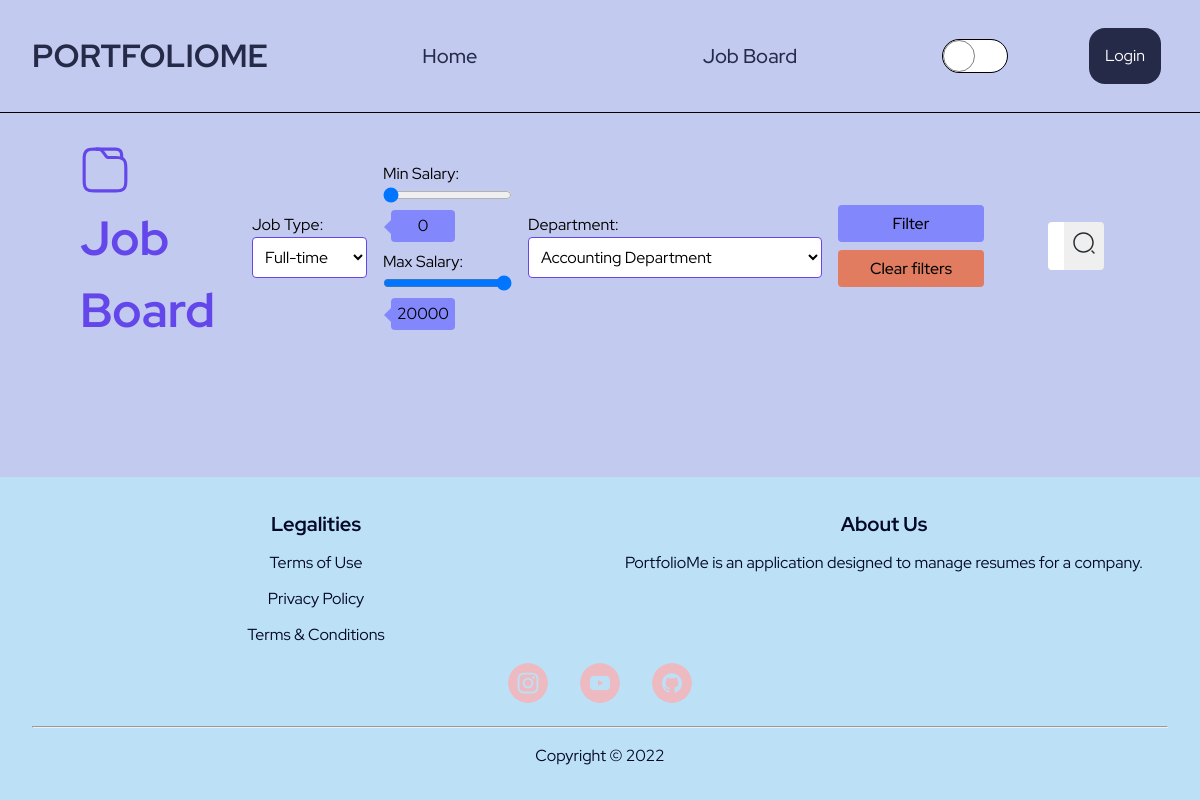
Page /job_board on the earlier database version.
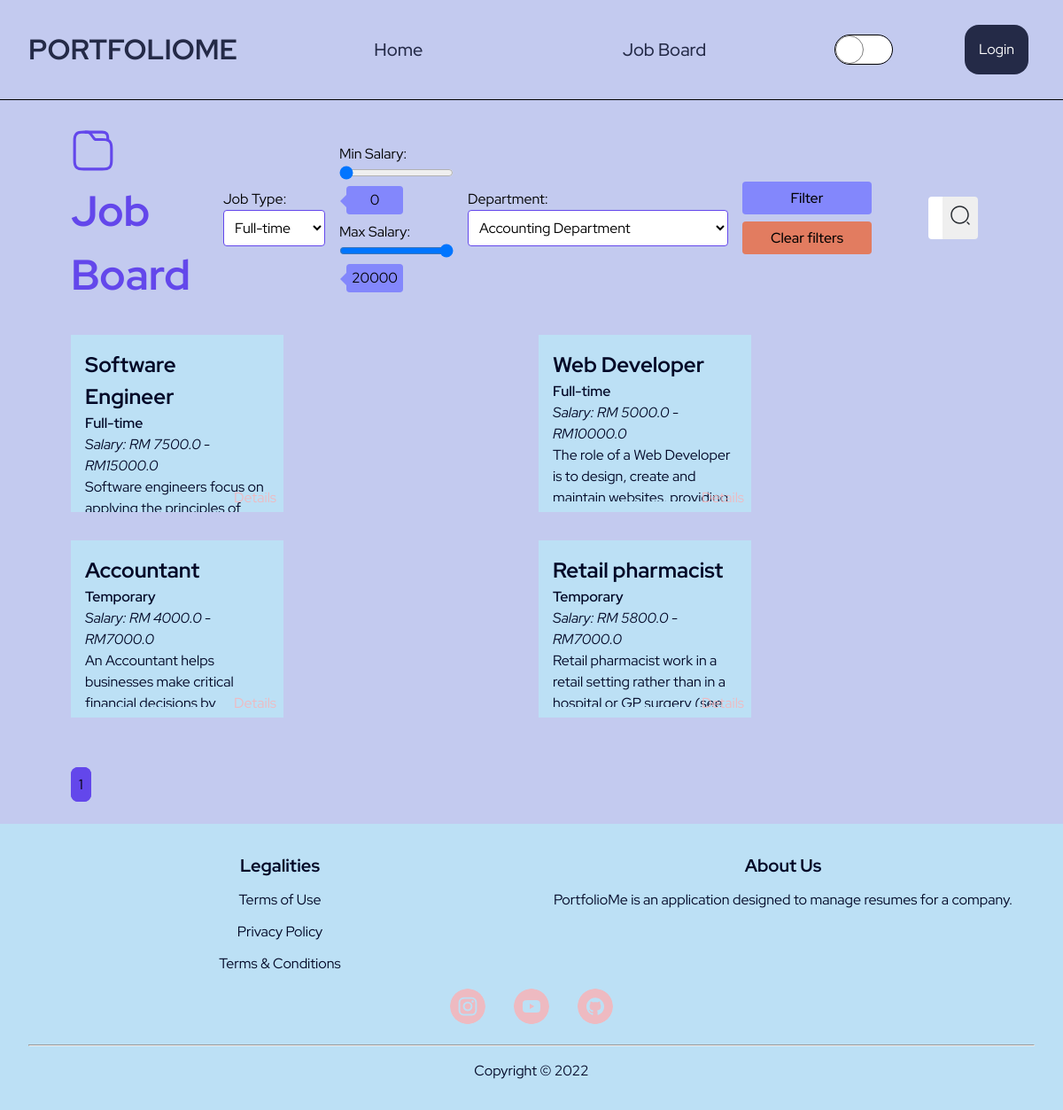
Same page on the later database version.
### PortfolioMe/models.py (models this page shows, shortened)
class JobBoard(db.Model):
    __tablename__ = 'jobboard'
    id = db.Column(db.Integer, primary_key=True)
    name = db.Column(db.String(50), nullable=False)
    highlights = db.Column(db.String(200), nullable=False)
    description = db.Column(db.Text, nullable=False)
    department = db.Column(db.String(50), nullable=False)
    min_salary = db.Column(db.Float, nullable=False)
    max_salary = db.Column(db.Float, nullable=False)
    position_level = db.Column(db.String(20), nullable=False)
    years_of_experience = db.Column(db.String(10), nullable=False)
    job_type = db.Column(db.String(10), nullable=False)
    specializations = db.Column(db.String(50), nullable=False)
    job_image = db.Column(db.String(50), nullable=False)
    resumes_submitted_list = db.relationship(
        'Resume', backref='associated_job_board', lazy=True)

### PortfolioMe/client/routes.py (the view, shortened to what this page needs)
@client.route("/job_board", methods=["GET", "POST"])
def job_board():
    JOBS_PER_PAGE = 12
    page = request.args.get('page', default=1, type=int)
    if current_user.is_authenticated:
        jobs = JobBoard.query.filter(not_(JobBoard.resumes_submitted_list.any(
            applicant_id=current_user.id))).order_by(
            JobBoard.id.asc()).paginate(page=page, per_page=JOBS_PER_PAGE)
    else:
        jobs = JobBoard.query.order_by(
            JobBoard.id.asc()).paginate(page=page, per_page=JOBS_PER_PAGE)
    search_query = request.args.get('search')
    if search_query is not None:
        jobs = JobBoard.query.filter(JobBoard.name.like(f"%{search_query}%"), not_(JobBoard.resumes_submitted_list.any(
            applicant_id=current_user.id))).order_by(
            JobBoard.id.asc()).paginate(page=page, per_page=JOBS_PER_PAGE)
    jobtype_filter = constants.job_types
    department_filter = constants.department_types
    type = request.args.get('type')
    min_salary = request.args.get('min_salary')
    max_salary = request.args.get('max_salary')
    department = request.args.get('dept')
    return render_template("client/job_board.html", jobs=jobs, jobtype_filter=jobtype_filter, department_filter=department_filter)

### PortfolioMe/templates/client/job_board.html (shortened to what this page needs)
{% extends "layout/base.html" %}  {% block css %}<link
    rel="stylesheet"
    href="{{ url_for('static', filename='css/client/job_board.css') }}"
/>
{% endblock %} {% block content %}
<main class="job-board-container">
    <div class="job-board-header">
        <div class="header">
            <h1>Job Board</h1>
        </div>
        <div class="action-container">
            <form class="filter-form" method="GET" novalidate>
                <div class="type">
                    <label for="jobType">Job Type:</label>
                    <select name="type" id="jobType">
                        {% for job_type in jobtype_filter %} {% if
                        request.args.get('type') == job_type %}
                        <option value="{{ job_type }}" selected>
                            {{ job_type | capitalize}}
                        </option>
                        {% else %}
                        <option value="{{ job_type }}">
                            {{ job_type | capitalize}}
                        </option>
                        {% endif %} {% endfor %}
                    </select>
                </div>
                <div class="salary">
                    <section>
                        <label for="minJobSalary">Min Salary:</label>
                        <input
                            type="range"
                            name="min_salary"
                            id="minJobSalary"
                            min="0"
                            max="20000"
                            step="500"
                            value="{{ request.args.get('min_salary') or 0 }}"
                        />
                        <p>{{ request.args.get('min_salary') or 0 }}</p>
                    </section>
                    <section>
                        <label for="maxJobSalary">Max Salary: </label>
                        <input
                            type="range"
                            name="max_salary"
                            id="maxJobSalary"
                            min="1500"
                            max="20000"
                            step="500"
                            value="{{ request.args.get('max_salary') or 20000 }}"
                        />
                        <p>{{ request.args.get('max_salary') or 20000 }}</p>
                    </section>
                </div>
                <div class="department-container">
                    <label for="department">Department:</label>
                    <select name="dept" id="department">
                        {% for dept in department_filter %} {% if
                        request.args.get('dept') == dept %}
                        <option value="{{ dept }}" selected>
                            {{ dept | capitalize + " Department"}}
                        </option>
                        {% else %}
                        <option value="{{ dept }}">
                            {{ dept | capitalize + " Department" }}
                        </option>
                        {% endif %} {% endfor %}
                    </select>
                </div>
                <div class="submit-buttons">
                    <input type="submit" value="Filter" class="filter-btn" />
                    <input
                        type="button"
                        value="Clear filters"
                        class="clear-filters-btn"
                    />
                </div class="submit-buttons">
            </form>
            <form class="search-form" method="GET" novalidate>
                {% if request.args.get('search') %}
                <input
                    type="search"
                    name="search"
                    id="searchBar"
                    value="{{ request.args.get('search') }}"
                    placeholder="Search jobs..."
                />
                {% else %}
                <input
                    type="search"
                    name="search"
                    id="searchBar"
                    placeholder="Search jobs..."
                />
                {% endif %}
                <button id="searchBtn">
                </button>
            </form>
        </div>
    </div>
    <div class="jobs-available">
        {% for job in jobs.items %}
        <div>
            <h2>{{ job.name }}</h2>
            <span>{{ job.job_type }}</span>
            <br />
            <i>Salary: RM {{ job.min_salary }} - RM{{ job.max_salary }}</i>
            <p>{{ job.description }}</p>
            <a href="{{ url_for('client.job_detail', job_id=job.id) }}"
                >Details</a
            >
        </div>
        {% endfor %}
    </div>
    <div class="pagination">
        {% for page_num in jobs.iter_pages(left_edge=1, right_edge=1,
        left_current=2, right_current=2) %} {% if page_num %} {% if jobs.page ==
        page_num %}
        <a
            class="current-page-btn"
            href="{{ url_for('client.job_board', page=page_num) }}"
            >{{ page_num }}</a
        >
        {% else %}
        <a
            class="page-btn"
            href="{{ url_for('client.job_board', page=page_num) }}"
            >{{ page_num }}</a
        >
        {% endif %} {% else %} ... {% endif %} {% endfor %}
    </div>
</main>
{% endblock %}

### PortfolioMe/templates/layout/base.html (shortened to what this page needs)
<!DOCTYPE html>
<html lang="en">
    <head>
        <link
            rel="stylesheet"
            href="{{ url_for('static', filename='css/layout/base.css') }}"
        />
        <link
            rel="stylesheet"
            href="{{ url_for('static', filename='css/layout/reset.css') }}"
        />
        {% block css %} {% endblock %}
    </head>
    <body>
        <header>
            <div class="logo">
                <a href="{{ url_for('main.home') }}">PortfolioMe</a>
            </div>
            <nav class="navigation-bar">
                <ul>
                    {% if current_user.is_authenticated %}
                    <li>
                        <a href="{{ url_for('main.home') }}">Home</a>
                    </li>
                    <li>
                        <a href="{{ url_for('client.job_board') }}"
                            >Job Board</a
                        >
                    </li>
                    <li>
                        <a href="{{ url_for('client.resume_status') }}"
                            >Resume Status</a
                        >
                    </li>
                    {% else %}
                    <li>
                        <a href="{{ url_for('main.home') }}">Home</a>
                    </li>
                    <li>
                        <a href="{{ url_for('client.job_board') }}"
                            >Job Board</a
                        >
                    </li>
                    {% endif %}
                </ul>
            </nav>
            <div class="toggle-dark-light-mode">
            </div>
            {% if current_user.is_authenticated %}
            <div class="profile-container">
                <button id="profile">
                    <svg
                        width="55"
                        height="55"
                        viewBox="0 0 55 55"
                        fill="none"
                        xmlns="http://www.w3.org/2000/svg"
                    >
                        <path
                            d="M50.4166 27.5C50.4166 14.8729 40.1271 4.58334 27.5 4.58334C14.8729 4.58334 4.58331 14.8729 4.58331 27.5C4.58331 34.1458 7.4479 40.1271 11.9854 44.3208C11.9854 44.3438 11.9854 44.3438 11.9625 44.3667C12.1916 44.5958 12.4666 44.7792 12.6958 44.9854C12.8333 45.1 12.9479 45.2146 13.0854 45.3063C13.4979 45.65 13.9562 45.9708 14.3916 46.2917C14.5521 46.4063 14.6896 46.4979 14.85 46.6125C15.2854 46.9104 15.7437 47.1854 16.225 47.4375C16.3854 47.5292 16.5687 47.6438 16.7291 47.7354C17.1875 47.9875 17.6687 48.2167 18.1729 48.4229C18.3562 48.5146 18.5396 48.6063 18.7229 48.675C19.2271 48.8813 19.7312 49.0646 20.2354 49.225C20.4187 49.2938 20.6021 49.3625 20.7854 49.4083C21.3354 49.5688 21.8854 49.7063 22.4354 49.8438C22.5958 49.8896 22.7562 49.9354 22.9396 49.9583C23.5812 50.0958 24.2229 50.1875 24.8875 50.2563C24.9791 50.2563 25.0708 50.2792 25.1625 50.3021C25.9416 50.3708 26.7208 50.4167 27.5 50.4167C28.2791 50.4167 29.0583 50.3708 29.8146 50.3021C29.9062 50.3021 29.9979 50.2792 30.0896 50.2563C30.7541 50.1875 31.3958 50.0958 32.0375 49.9583C32.1979 49.9354 32.3583 49.8667 32.5416 49.8438C33.0916 49.7063 33.6646 49.5917 34.1916 49.4083C34.375 49.3396 34.5583 49.2708 34.7416 49.225C35.2458 49.0417 35.7729 48.8813 36.2541 48.675C36.4375 48.6063 36.6208 48.5146 36.8041 48.4229C37.2854 48.2167 37.7666 47.9875 38.2479 47.7354C38.4312 47.6438 38.5916 47.5292 38.7521 47.4375C39.2104 47.1625 39.6687 46.9104 40.1271 46.6125C40.2875 46.5208 40.425 46.4063 40.5854 46.2917C41.0437 45.9708 41.4791 45.65 41.8916 45.3063C42.0291 45.1917 42.1437 45.0771 42.2812 44.9854C42.5333 44.7792 42.7854 44.5729 43.0146 44.3667C43.0146 44.3438 43.0146 44.3438 42.9916 44.3208C47.5521 40.1271 50.4166 34.1458 50.4166 27.5ZM38.8208 38.8896C32.6104 34.7188 22.4354 34.7188 16.1791 38.8896C15.1708 39.5542 14.3458 40.3333 13.6583 41.1813C10.175 37.6521 8.02081 32.8167 8.02081 27.5C8.02081 16.7521 16.7521 8.02084 27.5 8.02084C38.2479 8.02084 46.9791 16.7521 46.9791 27.5C46.9791 32.8167 44.825 37.6521 41.3416 41.1813C40.6771 40.3333 39.8291 39.5542 38.8208 38.8896Z"
                            fill="currentColor"
                        />
                        <path
                            d="M27.5 15.8813C22.7563 15.8813 18.9062 19.7313 18.9062 24.475C18.9062 29.1271 22.55 32.9083 27.3854 33.0458C27.4542 33.0458 27.5458 33.0458 27.5917 33.0458C27.6375 33.0458 27.7062 33.0458 27.7521 33.0458C27.775 33.0458 27.7979 33.0458 27.7979 33.0458C32.4271 32.8854 36.0708 29.1271 36.0938 24.475C36.0938 19.7313 32.2438 15.8813 27.5 15.8813Z"
                            fill="currentColor"
                        />
                    </svg>
                    <div class="profile-box">
                        <a
                            href="{{ url_for('client.edit_profile') }}"
                            class="edit-profile-btn"
                            >Edit Profile</a
                        >
                        <a
                            href="{{ url_for('auth.logout') }}"
                            class="logout-btn"
                            >Logout</a
                        >
                    </div>
                </button>
            </div>
            {% else %}
            <div class="authentication-box">
                <a href="{{ url_for('auth.login') }}" class="login-btn"
                    >Login</a
                >
            </div>
            {% endif %}
        </header>
        {% block content %} {% endblock %}
        <footer>
            <div class="legalities">
                <h4>Legalities</h4>
                <a href="#">Terms of Use</a>
                <a href="#">Privacy Policy</a>
                <a href="#">Terms &amp; Conditions</a>
            </div>
            <div class="about-us">
                <h4>About Us</h4>
                <p>
                    PortfolioMe is an application designed to manage resumes for
                    a company.
                </p>
            </div>
            <div class="icons">
                <a href="#"
                    >
                </a>
                <a href="#"
                    >
                </a>
                <a href="#"
                    >
                </a>
            </div>
            <hr />
            <div class="copyright">Copyright &copy; 2022</div>
        </footer>
    </body>
</html>

### PortfolioMe/static/css/layout/base.css (style rules this page uses)
body { display: grid; grid-template-rows: auto 1fr auto; }
header { background-color: hsl(var(--light-blue)); display: grid; grid-template-columns: 1fr 4fr 1fr 1fr; border-bottom: 1px solid black; }
.logo { padding: 2em; }
.logo > a { font-size: 2rem; text-transform: uppercase; color: hsl(var(--dark-blue)); font-weight: 700; }
.navigation-bar > ul { display: flex; justify-content: space-around; align-items: center; height: 100%; list-style: none; }
.navigation-bar li { position: relative; width: 100%; height: 100%; }
.navigation-bar li::after { content: ''; display: block; height: 3px; width: 0; background-color: hsl(var(--dark-blue)); position: absolute; bottom: 0; transition: width 200ms ease-in-out; }
.navigation-bar a { font-size: 1.25rem; color: hsl(var(--dark-blue)); font-weight: 500; width: 100%; height: 100%; display: flex; justify-content: center; align-items: center; }
.toggle-dark-light-mode { display: flex; justify-content: center; align-items: center; }
.toggle-dark-light-mode { user-select: none; }
:root { --width: 4rem; }
.authentication-box { display: flex; justify-content: center; align-items: center; }
.authentication-box .login-btn { border-radius: 1rem; padding: 1rem; background-color: hsl(var(--dark-blue)); color: hsl(var(--pure-white)); }
input[type='submit'], input[type='button'] { cursor: pointer; padding-inline: 2rem; padding-block: 0.5rem; border-radius: 0.25rem; border: none; font-weight: 500; }
footer { display: grid; grid-template-columns: repeat(2, 1fr); grid-template-areas: 'Legalities AboutUs' 'Icons Icons' 'Lining Lining' 'Copyright Copyright'; row-gap: 1rem; background-color: hsl(var(--sky-blue)); color: hsl(var(--pure-white)); padding: 2rem; }
footer .legalities, footer .about-us { display: flex; flex-direction: column; align-items: center; row-gap: 0.75rem; }
.legalities { grid-area: Legalities; }
.about-us { grid-area: AboutUs; }
.legalities h4, .about-us h4 { font-size: 1.25rem; }
.legalities h4, .about-us h4, .legalities a, .about-us p, .copyright { color: hsl(var(--blue-shade)); }
footer .icons, footer .copyright { display: flex; justify-content: center; column-gap: 2rem; }
.icons { grid-area: Icons; }
.icons svg { border-radius: 100%; }
.copyright { grid-area: Copyright; }
footer hr { grid-area: Lining; }

Differences in the rows shown:
added JobBoard: name "Software Engineer", job_type "Full-time", min_salary "7500.0", max_salary "15000.0", description "Software engineers focus on…"
added JobBoard: name "Web Developer", job_type "Full-time", min_salary "5000.0", max_salary "10000.0", description "The role of a Web Developer is to design, create and…"
added JobBoard: name "Accountant", job_type "Temporary", min_salary "4000.0", max_salary "7000.0", description "An Accountant helps businesses make critical…"
added JobBoard: name "Retail pharmacist", job_type "Temporary", min_salary "5800.0", max_salary "7000.0", description "Retail pharmacist work in a retail setting rather than in a…"
Other differences:
new list line: "1"
